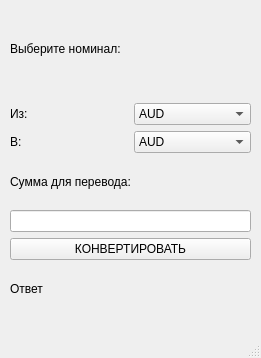
<?xml version="1.0" encoding="UTF-8"?>
<ui version="4.0">
 <class>Convertor</class>
 <widget class="QMainWindow" name="Convertor">
  <property name="geometry">
   <rect>
    <x>0</x>
    <y>0</y>
    <width>261</width>
    <height>358</height>
   </rect>
  </property>
  <property name="windowTitle">
   <string>Convertor</string>
  </property>
  <widget class="QWidget" name="centralwidget">
   <widget class="QWidget" name="gridLayoutWidget">
    <property name="geometry">
     <rect>
      <x>10</x>
      <y>0</y>
      <width>241</width>
      <height>311</height>
     </rect>
    </property>
    <layout class="QGridLayout" name="gridLayout">
     <item row="1" column="0">
      <layout class="QVBoxLayout" name="verticalLayout_2">
       <item>
        <widget class="QLabel" name="label_2">
         <property name="text">
          <string>Сумма для перевода:</string>
         </property>
        </widget>
       </item>
       <item>
        <widget class="QLineEdit" name="lineEdit_val"/>
       </item>
       <item>
        <widget class="QPushButton" name="pushButton_conv">
         <property name="text">
          <string>КОНВЕРТИРОВАТЬ</string>
         </property>
        </widget>
       </item>
       <item>
        <widget class="QLabel" name="label_res">
         <property name="text">
          <string>Ответ</string>
         </property>
        </widget>
       </item>
      </layout>
     </item>
     <item row="0" column="0">
      <layout class="QVBoxLayout" name="verticalLayout">
       <item>
        <widget class="QLabel" name="label_choose">
         <property name="text">
          <string>Выберите номинал:</string>
         </property>
        </widget>
       </item>
       <item>
        <layout class="QVBoxLayout" name="verticalLayout_3">
         <item>
          <layout class="QHBoxLayout" name="horizontalLayout">
           <item>
            <widget class="QLabel" name="label_from">
             <property name="text">
              <string>Из:</string>
             </property>
            </widget>
           </item>
           <item>
            <widget class="QComboBox" name="comboBox_from">
             <item>
              <property name="text">
               <string>AUD</string>
              </property>
             </item>
             <item>
              <property name="text">
               <string>AZN</string>
              </property>
             </item>
             <item>
              <property name="text">
               <string>GBP</string>
              </property>
             </item>
             <item>
              <property name="text">
               <string>AMD</string>
              </property>
             </item>
             <item>
              <property name="text">
               <string>BYN</string>
              </property>
             </item>
             <item>
              <property name="text">
               <string>BGN</string>
              </property>
             </item>
             <item>
              <property name="text">
               <string>BRL</string>
              </property>
             </item>
             <item>
              <property name="text">
               <string>HUF</string>
              </property>
             </item>
             <item>
              <property name="text">
               <string>HKD</string>
              </property>
             </item>
             <item>
              <property name="text">
               <string>DKK</string>
              </property>
             </item>
             <item>
              <property name="text">
               <string>USD</string>
              </property>
             </item>
             <item>
              <property name="text">
               <string>EUR</string>
              </property>
             </item>
             <item>
              <property name="text">
               <string>INR</string>
              </property>
             </item>
             <item>
              <property name="text">
               <string>KZT</string>
              </property>
             </item>
             <item>
              <property name="text">
               <string>CAD</string>
              </property>
             </item>
             <item>
              <property name="text">
               <string>KGS</string>
              </property>
             </item>
             <item>
              <property name="text">
               <string>CNY</string>
              </property>
             </item>
             <item>
              <property name="text">
               <string>MDL</string>
              </property>
             </item>
             <item>
              <property name="text">
               <string>NOK</string>
              </property>
             </item>
             <item>
              <property name="text">
               <string>PLN</string>
              </property>
             </item>
             <item>
              <property name="text">
               <string>RON</string>
              </property>
             </item>
             <item>
              <property name="text">
               <string>XDR</string>
              </property>
             </item>
             <item>
              <property name="text">
               <string>SGD</string>
              </property>
             </item>
             <item>
              <property name="text">
               <string>TJS</string>
              </property>
             </item>
             <item>
              <property name="text">
               <string>TRY</string>
              </property>
             </item>
             <item>
              <property name="text">
               <string>TMT</string>
              </property>
             </item>
             <item>
              <property name="text">
               <string>UZS</string>
              </property>
             </item>
             <item>
              <property name="text">
               <string>UAH</string>
              </property>
             </item>
             <item>
              <property name="text">
               <string>CZK</string>
              </property>
             </item>
             <item>
              <property name="text">
               <string>SEK</string>
              </property>
             </item>
             <item>
              <property name="text">
               <string>CHF</string>
              </property>
             </item>
             <item>
              <property name="text">
               <string>ZAR</string>
              </property>
             </item>
             <item>
              <property name="text">
               <string>KRW</string>
              </property>
             </item>
             <item>
              <property name="text">
               <string>JPY</string>
              </property>
             </item>
             <item>
              <property name="text">
               <string>RUB</string>
              </property>
             </item>
            </widget>
           </item>
          </layout>
         </item>
         <item>
          <layout class="QHBoxLayout" name="horizontalLayout_2">
           <item>
            <widget class="QLabel" name="label_in">
             <property name="text">
              <string>В:</string>
             </property>
            </widget>
           </item>
           <item>
            <widget class="QComboBox" name="comboBox_in">
             <item>
              <property name="text">
               <string>AUD</string>
              </property>
             </item>
             <item>
              <property name="text">
               <string>AZN</string>
              </property>
             </item>
             <item>
              <property name="text">
               <string>GBP</string>
              </property>
             </item>
             <item>
              <property name="text">
               <string>AMD</string>
              </property>
             </item>
             <item>
              <property name="text">
               <string>BYN</string>
              </property>
             </item>
             <item>
              <property name="text">
               <string>BGN</string>
              </property>
             </item>
             <item>
              <property name="text">
               <string>BRL</string>
              </property>
             </item>
             <item>
              <property name="text">
               <string>HUF</string>
              </property>
             </item>
             <item>
              <property name="text">
               <string>HKD</string>
              </property>
             </item>
             <item>
              <property name="text">
               <string>DKK</string>
              </property>
             </item>
             <item>
              <property name="text">
               <string>USD</string>
              </property>
             </item>
             <item>
              <property name="text">
               <string>EUR</string>
              </property>
             </item>
             <item>
              <property name="text">
               <string>INR</string>
              </property>
             </item>
             <item>
              <property name="text">
               <string>KZT</string>
              </property>
             </item>
             <item>
              <property name="text">
               <string>CAD</string>
              </property>
             </item>
             <item>
              <property name="text">
               <string>KGS</string>
              </property>
             </item>
             <item>
              <property name="text">
               <string>CNY</string>
              </property>
             </item>
             <item>
              <property name="text">
               <string>MDL</string>
              </property>
             </item>
             <item>
              <property name="text">
               <string>NOK</string>
              </property>
             </item>
             <item>
              <property name="text">
               <string>PLN</string>
              </property>
             </item>
             <item>
              <property name="text">
               <string>RON</string>
              </property>
             </item>
             <item>
              <property name="text">
               <string>XDR</string>
              </property>
             </item>
             <item>
              <property name="text">
               <string>SGD</string>
              </property>
             </item>
             <item>
              <property name="text">
               <string>TJS</string>
              </property>
             </item>
             <item>
              <property name="text">
               <string>TRY</string>
              </property>
             </item>
             <item>
              <property name="text">
               <string>TMT</string>
              </property>
             </item>
             <item>
              <property name="text">
               <string>UZS</string>
              </property>
             </item>
             <item>
              <property name="text">
               <string>UAH</string>
              </property>
             </item>
             <item>
              <property name="text">
               <string>CZK</string>
              </property>
             </item>
             <item>
              <property name="text">
               <string>SEK</string>
              </property>
             </item>
             <item>
              <property name="text">
               <string>CHF</string>
              </property>
             </item>
             <item>
              <property name="text">
               <string>ZAR</string>
              </property>
             </item>
             <item>
              <property name="text">
               <string>KRW</string>
              </property>
             </item>
             <item>
              <property name="text">
               <string>JPY</string>
              </property>
             </item>
             <item>
              <property name="text">
               <string>RUB</string>
              </property>
             </item>
            </widget>
           </item>
          </layout>
         </item>
        </layout>
       </item>
      </layout>
     </item>
    </layout>
   </widget>
  </widget>
  <widget class="QMenuBar" name="menubar">
   <property name="geometry">
    <rect>
     <x>0</x>
     <y>0</y>
     <width>261</width>
     <height>17</height>
    </rect>
   </property>
  </widget>
  <widget class="QStatusBar" name="statusbar"/>
 </widget>
 <resources/>
 <connections/>
</ui>
